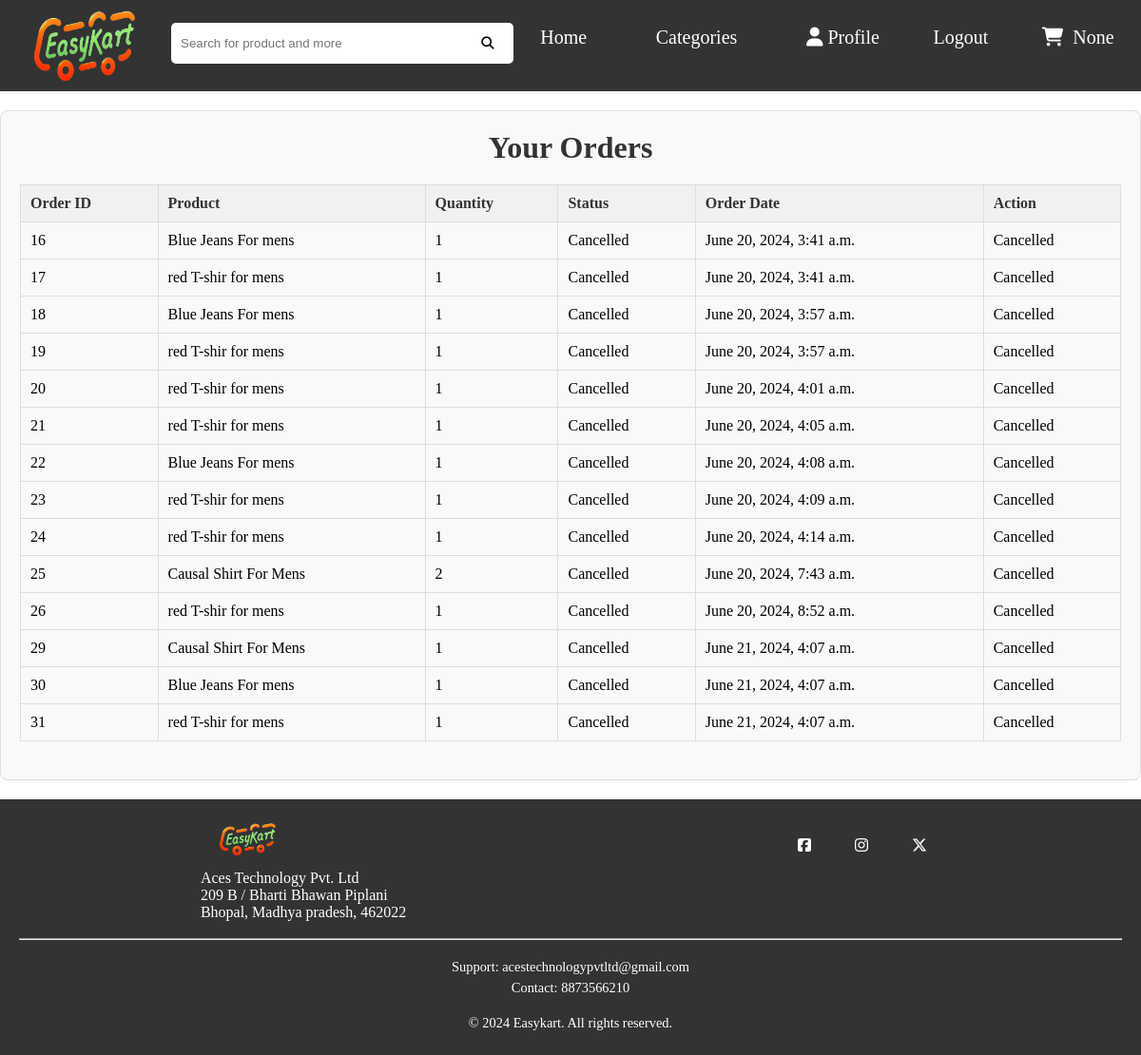
The app's page /view_all_orders/ (signed in), older data.
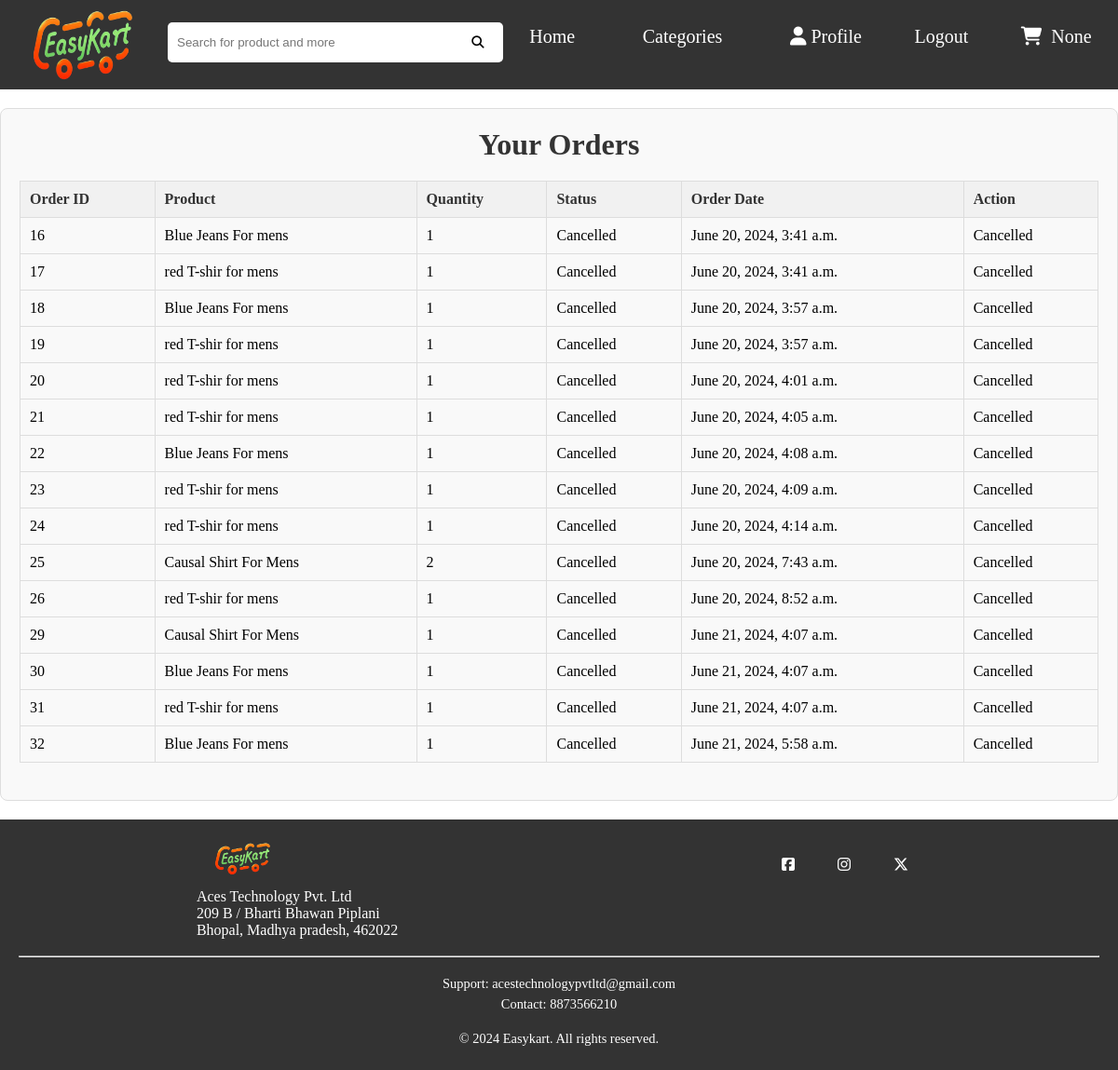
The same page, newer data.
### app/models.py (models this page shows, shortened)
class Order(models.Model):
    customer = models.ForeignKey('Customer', on_delete=models.SET_NULL, null=True)
    product = models.ForeignKey('Product', on_delete=models.SET_NULL, null=True)
    quantity = models.IntegerField(default=0)
    created_at = models.DateTimeField(auto_now_add=True)
    status = models.CharField(max_length=20, choices=STATUS_CHOICES, default='Ordered')

class Product(models.Model):
    product_name=models.CharField(max_length=50)
    product_price=models.FloatField(default=0.0)
    product_discount_price=models.FloatField(default=0.0)
    product_description=models.CharField(max_length=300)
    product_category=models.ForeignKey(Product_category,on_delete=models.CASCADE)
    product_image=models.ImageField(upload_to="product_image/")

### app/views.py (the view)
# urls.py: path('view_all_orders/', view_all_orders, name='view_all_orders'),
def view_all_orders(request):
    user_email = request.session.get('user_email')
    if not user_email:
        return redirect('login')
    customer = Customer.objects.get(email=user_email)
    orders = customer.order_set.all()
    total_quantity = request.session.get('cart_quantity')
    return render(request, 'view_all_orders.html', {'orders': orders, 'total_quantity':total_quantity})

### app/templates/view_all_orders.html (shortened to what this page needs)
{% extends "default.html" %}
{% block content %}
<center>
<div class="orders-container">
    <h1>Your Orders</h1>
    {% if orders %}
        <table class="orders-table">
            <thead>
                <tr>
                    <th>Order ID</th>
                    <th>Product</th>
                    <th>Quantity</th>
                    <th>Status</th>
                    <th>Order Date</th>
                    <th>Action</th>
                </tr>
            </thead>
            <tbody>
                {% for order in orders %}
                    <tr>
                        <td>{{ order.id }}</td>
                        <td>{{ order.product.product_name }}</td>
                        <td>{{ order.quantity }}</td>
                        <td>{{ order.get_status_display }}</td>
                        <td>{{ order.created_at }}</td>
                        <td>
                            {% if order.status != 'Cancelled' %}
                                <form method="POST" action="{% url 'cancel_order' order.id %}">
                                    {% csrf_token %}
                                    <button type="submit" class="btn-cancel">Cancel</button>
                                </form>
                            {% else %}
                                <span>Cancelled</span>
                            {% endif %}
                        </td>
                    </tr>
                {% endfor %}
            </tbody>
        </table>
    {% else %}
        <p>You have no orders.</p>
    {% endif %}
</div>
</center>
{% endblock %}

Row changes from the older to the newer data that the page shows:
added Order: id "32", product.product_name "Blue Jeans For mens", quantity "1", status "Cancelled", created_at "June 21, 2024, 5:58 a.m."
